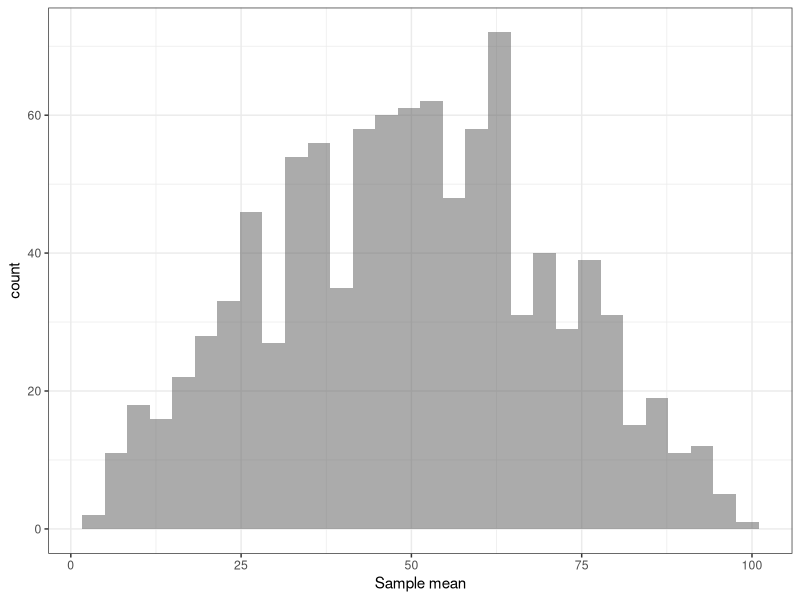
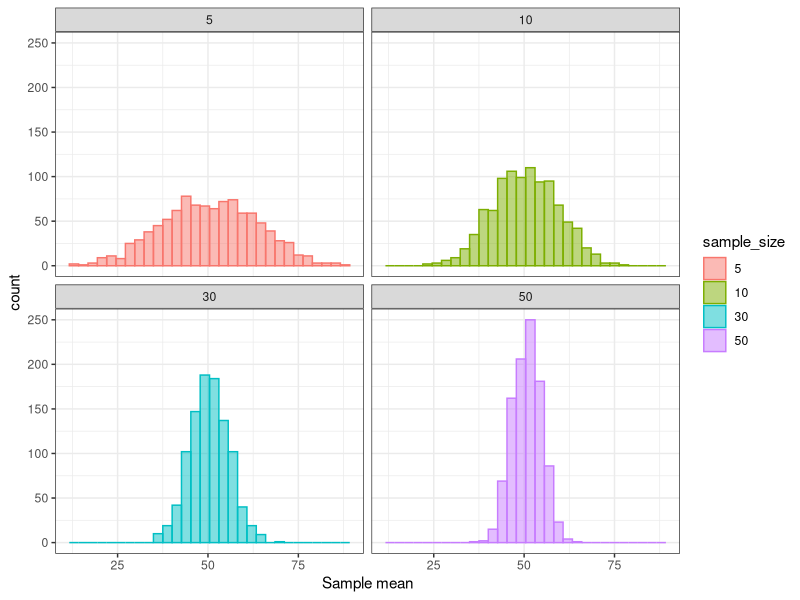

These figures' R source, in order:
## ---- chunk 1
knitr::opts_chunk$set(echo = TRUE, warning = FALSE, message = FALSE, fig.align ='center')
## ---- chunk 2
n <- 2
x <- sample(1:100, n, replace = TRUE)
mean_x <- mean(x)
## ---- chunk 3
require(dplyr)
require(ggplot2)

r <- 1000
x <- replicate(r, sample(1:100, n, replace = TRUE))
mean_x <- apply(x, 2, mean)
mean_x <- data.frame(sample_mean = mean_x)
ggplot(mean_x) + 
  geom_histogram(aes(x = sample_mean), alpha = 0.5) +
  xlab("Sample mean") +
  theme_bw()
## ---- chunk 4

mean_x <- data.frame(sample_size = c(), sample_mean = c())
n <- c(5, 10, 30, 50)
for (i in 1:length(n)) {
  r <- 1000
  x <- replicate(r, sample(1:100, n[i], replace = TRUE))
  mean_x <- bind_rows(mean_x, 
                      data.frame(sample_size = rep(n[i], r), 
                                 sample_mean =  apply(x, 2, mean)))
}

ggplot(mean_x %>% 
         mutate(sample_size = factor(sample_size, levels = c(5, 10, 30, 50)))) + 
  geom_histogram(aes(x = sample_mean, fill = sample_size, col = sample_size), alpha = 0.5) +
  xlab("Sample mean") +
  facet_wrap(~ sample_size) +
  theme_bw()

